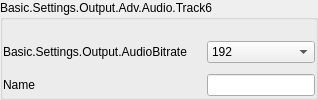
                                   <widget class="QGroupBox" name="groupBox_12">
                                    <property name="sizePolicy">
                                     <sizepolicy hsizetype="Preferred" vsizetype="Maximum">
                                      <horstretch>0</horstretch>
                                      <verstretch>0</verstretch>
                                     </sizepolicy>
                                    </property>
                                    <property name="title">
                                     <string>Basic.Settings.Output.Adv.Audio.Track6</string>
                                    </property>
                                    <property name="useFor" stdset="0">
                                     <string notr="true">GroupBoxLevel2</string>
                                    </property>
                                    <property name="uistep" stdset="0">
                                     <string notr="true">Track 6</string>
                                    </property>
                                    <layout class="QFormLayout" name="formLayout_26">
                                     <property name="fieldGrowthPolicy">
                                      <enum>QFormLayout::AllNonFixedFieldsGrow</enum>
                                     </property>
                                     <property name="labelAlignment">
                                      <set>Qt::AlignLeading|Qt::AlignLeft|Qt::AlignVCenter</set>
                                     </property>
                                     <property name="horizontalSpacing">
                                      <number>20</number>
                                     </property>
                                     <property name="verticalSpacing">
                                      <number>10</number>
                                     </property>
                                     <property name="leftMargin">
                                      <number>0</number>
                                     </property>
                                     <property name="topMargin">
                                      <number>20</number>
                                     </property>
                                     <property name="rightMargin">
                                      <number>0</number>
                                     </property>
                                     <property name="bottomMargin">
                                      <number>0</number>
                                     </property>
                                     <item row="0" column="0">
                                      <widget class="QLabel" name="label_61">
                                       <property name="sizePolicy">
                                        <sizepolicy hsizetype="Preferred" vsizetype="Expanding">
                                         <horstretch>0</horstretch>
                                         <verstretch>0</verstretch>
                                        </sizepolicy>
                                       </property>
                                       <property name="text">
                                        <string>Basic.Settings.Output.AudioBitrate</string>
                                       </property>
                                       <property name="alignment">
                                        <set>Qt::AlignLeading|Qt::AlignLeft|Qt::AlignVCenter</set>
                                       </property>
                                       <property name="wordWrap">
                                        <bool>true</bool>
                                       </property>
                                       <property name="buddy">
                                        <cstring>advOutTrack6Bitrate</cstring>
                                       </property>
                                       <property name="useFor" stdset="0">
                                        <string notr="true">FormLabelRole</string>
                                       </property>
                                      </widget>
                                     </item>
                                     <item row="0" column="1">
                                      <widget class="PLSComboBox" name="advOutTrack6Bitrate">
                                       <property name="currentIndex">
                                        <number>8</number>
                                       </property>
                                       <property name="uistep" stdset="0">
                                        <string notr="true">Audio Bitrate</string>
                                       </property>
                                       <item>
                                        <property name="text">
                                         <string>32</string>
                                        </property>
                                       </item>
                                       <item>
                                        <property name="text">
                                         <string>48</string>
                                        </property>
                                       </item>
                                       <item>
                                        <property name="text">
                                         <string>64</string>
                                        </property>
                                       </item>
                                       <item>
                                        <property name="text">
                                         <string>80</string>
                                        </property>
                                       </item>
                                       <item>
                                        <property name="text">
                                         <string>96</string>
                                        </property>
                                       </item>
                                       <item>
                                        <property name="text">
                                         <string>112</string>
                                        </property>
                                       </item>
                                       <item>
                                        <property name="text">
                                         <string>128</string>
                                        </property>
                                       </item>
                                       <item>
                                        <property name="text">
                                         <string>160</string>
                                        </property>
                                       </item>
                                       <item>
                                        <property name="text">
                                         <string>192</string>
                                        </property>
                                       </item>
                                       <item>
                                        <property name="text">
                                         <string>256</string>
                                        </property>
                                       </item>
                                       <item>
                                        <property name="text">
                                         <string>320</string>
                                        </property>
                                       </item>
                                      </widget>
                                     </item>
                                     <item row="1" column="0">
                                      <widget class="QLabel" name="label_62">
                                       <property name="sizePolicy">
                                        <sizepolicy hsizetype="Preferred" vsizetype="Expanding">
                                         <horstretch>0</horstretch>
                                         <verstretch>0</verstretch>
                                        </sizepolicy>
                                       </property>
                                       <property name="text">
                                        <string>Name</string>
                                       </property>
                                       <property name="alignment">
                                        <set>Qt::AlignLeading|Qt::AlignLeft|Qt::AlignVCenter</set>
                                       </property>
                                       <property name="wordWrap">
                                        <bool>true</bool>
                                       </property>
                                       <property name="buddy">
                                        <cstring>advOutTrack6Name</cstring>
                                       </property>
                                       <property name="useFor" stdset="0">
                                        <string notr="true">FormLabelRole</string>
                                       </property>
                                      </widget>
                                     </item>
                                     <item row="1" column="1">
                                      <widget class="QLineEdit" name="advOutTrack6Name"/>
                                     </item>
                                    </layout>
                                   </widget>
